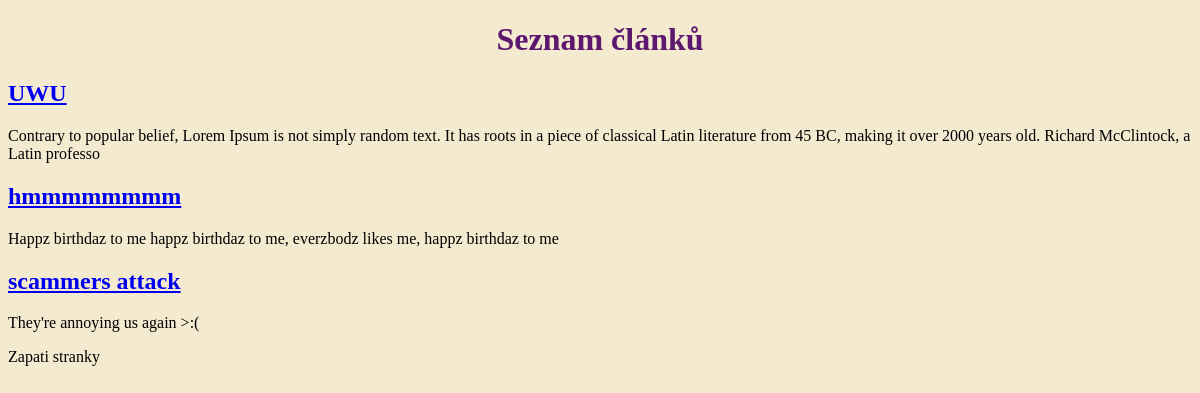
Before: / with the older database file.
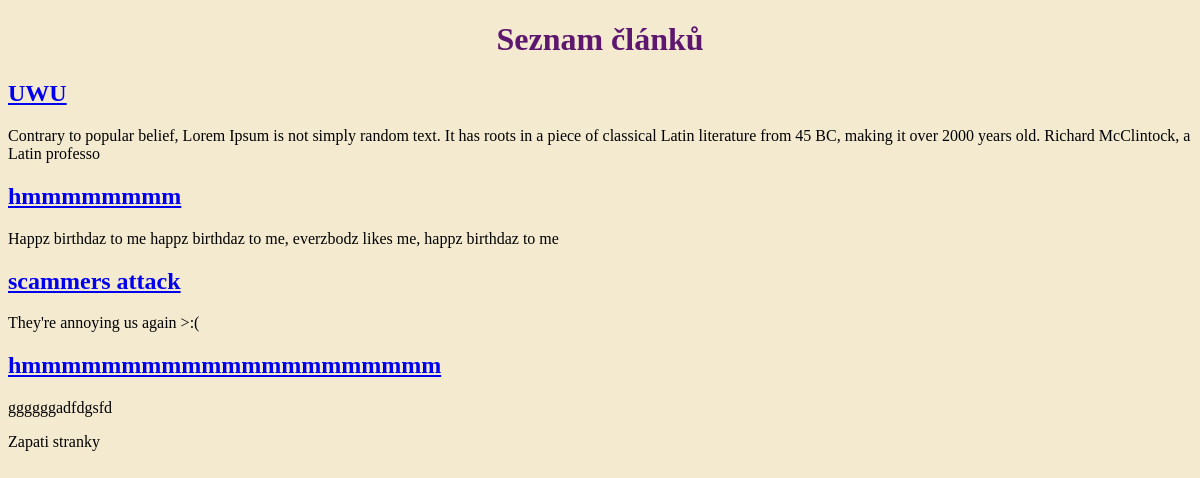
After: the same page with the newer database file.
### content/models.py (models this page shows, shortened)
class Article(models.Model):
    title = models.CharField(max_length=100)
    perex = models.TextField(max_length=200)
    text = models.TextField()
    published = models.DateTimeField()
    categories = models.ManyToManyField(Category, related_name='articles')

### content/views.py (the view)
# urls.py: path("", articles, name="articles"),
def articles(request):
    articles=Article.objects.all()
    return render(request, 'content/articles.html', {'articles': articles})

### content/templates/content/articles.html (shortened to what this page needs)
{% extends "content/base.html" %}
{% block title %}
<h1>Seznam článků</h1>
{% endblock %}
{% block main %}
    {% for article in articles %}
        <h2><a href = "{% url 'content:article' article.id %}">{{article.title}}</a></h2>
        <p>{{article.perex}}</p>
    {% endfor %}
{% endblock %}

Changed rows visible on the page:
added Article: title "hmmmmmmmmmmmmmmmmmmmmm", perex "ggggggadfdgsfd"
